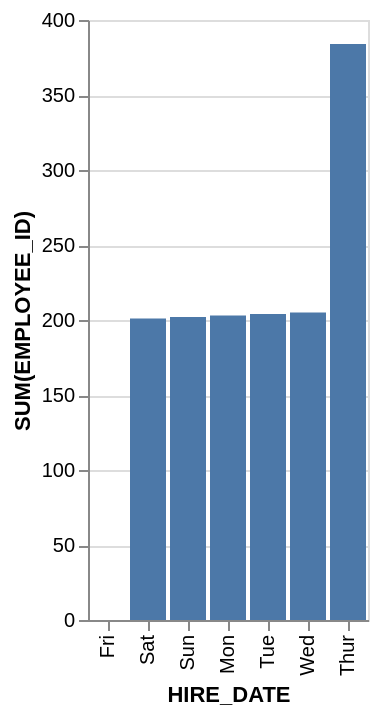

Source (Vega-Lite JSON):
### Vega-Lite specification from a JSON file in a GitHub repository (floating-point values rounded to 4 significant figures)
{"data": {"values": [{"x_data": "Fri", "y_data": 0}, {"x_data": "Sat", "y_data": 201}, {"x_data": "Sun", "y_data": 202}, {"x_data": "Mon", "y_data": 203}, {"x_data": "Tue", "y_data": 204}, {"x_data": "Wed", "y_data": 205}, {"x_data": "Thur", "y_data": 384}]}, "mark": "bar", "encoding": {"x": {"field": "x_data", "type": "nominal", "title": "HIRE_DATE", "sort": {"op": "sum", "field": "y_data", "order": "ascending"}}, "y": {"field": "y_data", "type": "quantitative", "title": "SUM(EMPLOYEE_ID)"}}}
